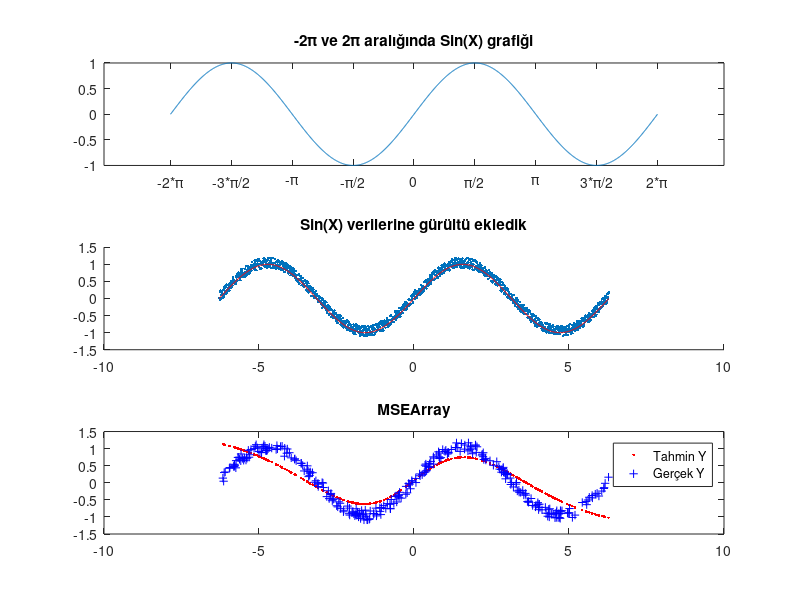

The MATLAB source for this figure:
%% AÇIKLAMA
% Tek gizli katmandan oluşan bir temiz Extreme Learning Machine (ELM)
% yapısı var. Hücre sayısı kod içerisinde belirlenebiliyor. sin(x)
% verilerini tahmin etmeye çalışan bir ELM yapısı kurgulandı.
% 
% ELM yapısında iterasyon veya geri yayılım gibi işlemler bulunmamaktadır.
% Giriş ağırlıkları rastgele belirlendikten sonra, gizli katman çıkışındaki
% β ağırlıkları numerik olarak hesaplanmaktadır. Burada ters matris işlemi
% için Pseudo-Inverse yöntemi kullanılır. Modelin fit edilmesi (eğitilmesi)
% sırasında hesaplanan tek parametre, β vektörüdür. Onun dışındaki
% parametreler, ilk atandığı zamanki gibi kullanılır. İterasyon olmadığı
% için çok hızlı eğitilen bir YSA türüdür.
% 
% Kodların orjinal kaynağı:
% https://github.com/alanrabelo/Extreme-Learning-Machines/blob/master/main.m

%% Temizle
clear variables;
close all;

%% 1 Giriş (X) ve 1 çıkış (Y) için veri seti (sin_x) oluştur
X = linspace(-2*pi,2*pi,1500);
Y = sin(X);
subplot(3,1,1); plot(X,Y);
title('-2\pi ve 2\pi aralığında Sin(X) grafiği')
set(gca,'XTick',-2*pi:pi/2:2*pi) 
set(gca,'XTickLabel',{'-2*\pi','-3*\pi/2','-\pi','-\pi/2','0','\pi/2','\pi','3*\pi/2','2*\pi'})

% Y Verilerine gürültü ekle. Tam gerçek sin(x) verileri yerine yaklaşık
% verilerle eğitim  test yapacağız.
gurultu = rand(1, length(Y)) .* 0.3 - 0.1; %-0.1 değerini ben ekledim. Bunu koymayınca, hep sin(x) eğrisinin üstünde oluyor gürültüler.
Y_Orjinal=Y;
Y = Y + gurultu;
subplot(3,1,2); scatter(X,Y,'.')
hold on; plot(X,Y_Orjinal,'r');
title('Sin(X) verilerine gürültü ekledik')

%% Eğitim ve test verilerini ayır
% X sayısı kadar rastgele sayı oluşturup randIndexes vektörüne atıyoruz.
% Daha sonra; randIndexes'in ilk %80 değerine göre veri setinden indexleyerek değer çekiyoruz.
randIndexes = randperm(length(X)); % X sayısı kadar rasgele sayı üret
X_egitim = X(randIndexes(1:floor(length(X) * 0.8))); % Rasgele %80 eğitim verisi
X_test = X(randIndexes(floor(length(X) * 0.8) + 1:end)); % Gerisi test verisi
Y_egitim = Y(randIndexes(1:floor(length(Y) * 0.8)));
Y_test = Y(randIndexes(floor(length(Y) * 0.8) + 1:end));

%% Eğitim hesap
HucreSayisi=3;
W = rand(HucreSayisi,1); % Giriş katmanı ağırlıklarını rastgele belirle
NetGirisler = W * X_egitim; % Ağırlıklar ile girişleri çarp. Aktivasyon fonksiyonu için net girişleri hesapla
H = 1 ./ (1 + exp(-NetGirisler)); % Aktivasyon fonksiyonu olarak Sigmoid kullandık. H (Huang) matrisini elde ettik.
inverse = pinv(H); % Ters matris işlemi (Pseudo-Inverse, Moore–Penrose Inverse)
Beta = Y_egitim * inverse; % Beta değerleri bulundu. Model fit edilmiş (eğitilmiş) oldu.

%% Test hesap
NetGirisTest = W * X_test; % Ağırlıklar ile girişleri çarp. Aktivasyon fonksiyonu için net girişleri hesapla
Htest = 1 ./ (1 + exp(-NetGirisTest)); % Aktivasyon fonksiyonu olarak Sigmoid kullandık. H (Huang) matrisini elde ettik.
Y_tahmin = Beta * Htest; % H matrisi ile Beta ağırlıkları çarpılarak test çıkışları elde edildi.
MSE = sqrt(sum((Y_tahmin - Y_test).^2)); % Hatasız YSA olmaz. Ortalama kare hata hesabı.

%% Çıkarım
% sin(x) fonksiyonu için çıkarım yapmak istiyoruz. Bunun için OrnekX
% şeklinde bir değişkeni giriş olarak ELM'ye gönderiyoruz.
OrnekX=pi/2;
NetGirisCikarim = W * OrnekX;
Hcikarim = 1 ./ (1 + exp(-NetGirisCikarim));        
OrnekY = Beta * Hcikarim;
%disp(["Sin(x) tahmini için, ",OrnekX, "şeklinde bir girişe karşılık elde edilen sonuç: ", OrnekY, "olmuştur"])
fprintf('\nSin(x) tahmini için, %4.2f (%2.1f pi) olarak verilen bir giriş için hesaplanan çıktı %4.2f olmuştur\n',OrnekX,OrnekX/pi,OrnekY)
fprintf('Sin(%4.2f) için gerçek değer ise %4.2f olmalıdır\n',OrnekX, sin(OrnekX))
fprintf('Eğitilen sistem, %%%4.2f hata yapmıştır.\n\n',abs(100*(sin(OrnekX)-OrnekY)))

%% Grafikler
subplot(3,1,3); plot(X_test,Y_tahmin, 'r.'); hold on; plot(X_test,Y_test, 'b+'); title('MSEArray')
legend('Tahmin Y','Gerçek Y')